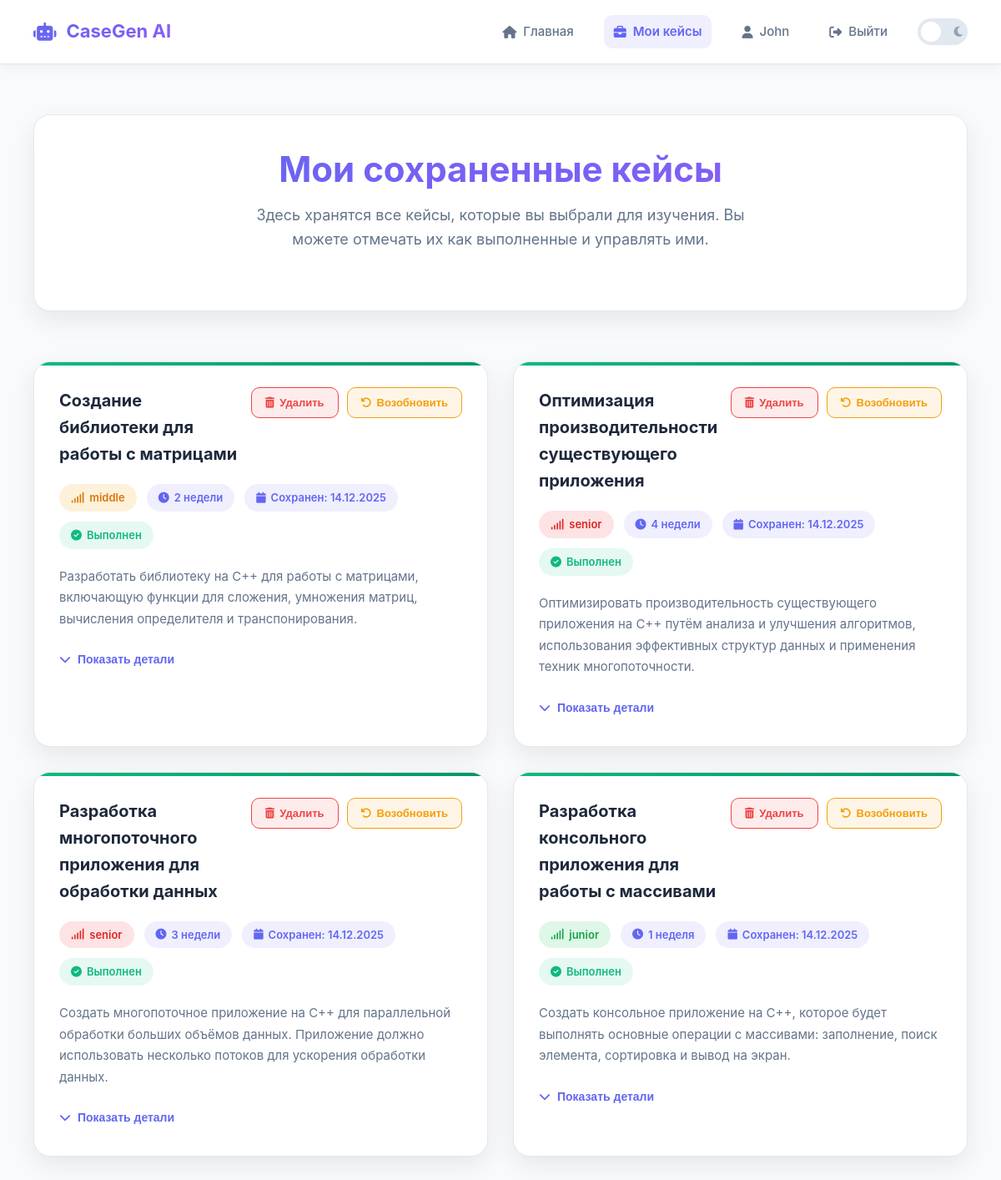
Screenshot of /my_cases (signed in) with the database file from the repository.
### models.py (models this page shows, shortened)
class User(db.Model, UserMixin):
    id = db.Column(db.Integer, primary_key=True)
    username = db.Column(db.String(80), unique=True, nullable=False)
    email = db.Column(db.String(120), unique=True, nullable=False)
    password_hash = db.Column(db.String(256), nullable=False)
    created_at = db.Column(db.DateTime, default=datetime.utcnow)
    cases = db.relationship('UserCase', backref='user', lazy=True, cascade='all, delete-orphan')

class Case(db.Model):
    id = db.Column(db.Integer, primary_key=True)
    title = db.Column(db.String(200), nullable=False)
    level = db.Column(db.String(20), nullable=False)  # 'junior', 'middle', 'senior'
    duration = db.Column(db.String(50), nullable=False)
    short_description = db.Column(db.Text, nullable=False)
    full_description = db.Column(db.Text, nullable=False)
    tags = db.Column(db.String(300))
    created_at = db.Column(db.DateTime, default=datetime.utcnow)
    is_public = db.Column(db.Boolean, default=True)
    saved_by = db.relationship('UserCase', backref='case', lazy=True)

### main.py (the view)
@app.route('/my_cases')
@login_required
def my_cases():
    saved_cases = UserCase.query.filter_by(user_id=current_user.id)\
        .order_by(UserCase.saved_at.desc())\
        .all()
    cases_data = []
    for user_case in saved_cases:
        case = user_case.case
        cases_data.append({
            'id': case.id,
            'title': case.title,
            'level': case.level,
            'duration': case.duration,
            'short_description': case.short_description,
            'full_description': case.full_description,
            'saved_at': user_case.saved_at.strftime('%d.%m.%Y'),
            'is_completed': user_case.is_completed
        })
    return render_template('my_cases.html',
                         cases=cases_data,
                         user=current_user)

### main.py (called while the page is built)
@login_manager.user_loader
def load_user(user_id):
    return User.query.get(int(user_id))

### templates/my_cases.html (shortened to what this page needs)
<!DOCTYPE html>
<html lang="ru">
<head>
    <link rel="stylesheet" href="https://cdnjs.cloudflare.com/ajax/libs/font-awesome/6.4.0/css/all.min.css">
</head>
<body class="light-theme">
    <nav class="navbar">
        <div class="logo">
            <i class="fas fa-robot"></i>
            CaseGen AI
        </div>
        <div class="nav-right">
            <a href="/" class="nav-link">
                <i class="fas fa-home"></i> Главная
            </a>
            <a href="/my_cases" class="nav-link active">
                <i class="fas fa-briefcase"></i> Мои кейсы
            </a>
            <a href="#" class="nav-link">
                <i class="fas fa-user"></i> {{ user.username }}
            </a>
            <a href="/logout" class="nav-link">
                <i class="fas fa-sign-out-alt"></i> Выйти
            </a>
            <label class="theme-toggle">
                <span class="theme-slider">
                    <i class="fas fa-sun theme-icon sun-icon"></i>
                    <i class="fas fa-moon theme-icon moon-icon"></i>
                </span>
            </label>
        </div>
    </nav>
    <div class="container">
        <div class="hero">
            <h1>Мои сохраненные кейсы</h1>
            <p class="hero-subtitle">Здесь хранятся все кейсы, которые вы выбрали для изучения. Вы можете отмечать их как выполненные и управлять ими.</p>
        </div>
        {% if cases %}
        <div class="cases-grid">
            {% for case in cases %}
            <div class="case-card {% if case.is_completed %}completed{% endif %}">
                <div class="case-header">
                    <h3 class="case-title">{{ case.title }}</h3>
                    <div class="case-actions">
                        <button class="action-btn delete-btn" onclick="deleteCase({{ case.id }}, this)">
                            <i class="fas fa-trash-alt"></i>
                            <span>Удалить</span>
                        </button>
                        <button class="action-btn {% if case.is_completed %}undo-btn{% else %}complete-btn{% endif %}"
                                onclick="toggleComplete({{ case.id }}, this)">
                            <i class="fas {% if case.is_completed %}fa-undo{% else %}fa-check{% endif %}"></i>
                            <span>{% if case.is_completed %}Возобновить{% else %}Завершить{% endif %}</span>
                        </button>
                    </div>
                </div>
                <div class="case-meta">
                    <span class="level-badge level-{{ case.level|lower }}">
                        <i class="fas fa-signal"></i>
                        {{ case.level }}
                    </span>
                    <span class="duration">
                        <i class="fas fa-clock"></i>
                        {{ case.duration }}
                    </span>
                    <span class="saved-date">
                        <i class="fas fa-calendar"></i>
                        Сохранен: {{ case.saved_at }}
                    </span>
                    {% if case.is_completed %}
                    <span class="duration" style="background: rgba(16, 185, 129, 0.1); color: #10b981;">
                        <i class="fas fa-check-circle"></i>
                        Выполнен
                    </span>
                    {% endif %}
                </div>
                <div class="case-description">
                    {{ case.short_description }}
                </div>
                <button class="toggle-description" onclick="toggleDescription({{ loop.index }})">
                    <i class="fas fa-chevron-down"></i>
                    <span>Показать детали</span>
                </button>
            </div>
            {% endfor %}
        </div>
        {% endif %}
    </div>
</body>
</html>

### rows the page displays
User: username "John"
Case: title "Создание библиотеки для работы с матрицами", level "middle", duration "2 недели", saved_at "14.12.2025", short_description "Разработать библиотеку на C++ для работы с матрицами, включающую функции для сложения, умножения матриц, вычисления определителя и транспонирования."
Case: title "Оптимизация производительности существующего приложения", level "senior", duration "4 недели", saved_at "14.12.2025", short_description "Оптимизировать производительность существующего приложения на C++ путём анализа и улучшения алгоритмов, использования эффективных структур данных и применения техник многопоточности."
Case: title "Разработка многопоточного приложения для обработки данных", level "senior", duration "3 недели", saved_at "14.12.2025", short_description "Создать многопоточное приложение на C++ для параллельной обработки больших объёмов данных. Приложение должно использовать несколько потоков для ускорения обработки данных."
Case: title "Разработка консольного приложения для работы с массивами", level "junior", duration "1 неделя", saved_at "14.12.2025", short_description "Создать консольное приложение на C++, которое будет выполнять основные операции с массивами: заполнение, поиск элемента, сортировка и вывод на экран."
